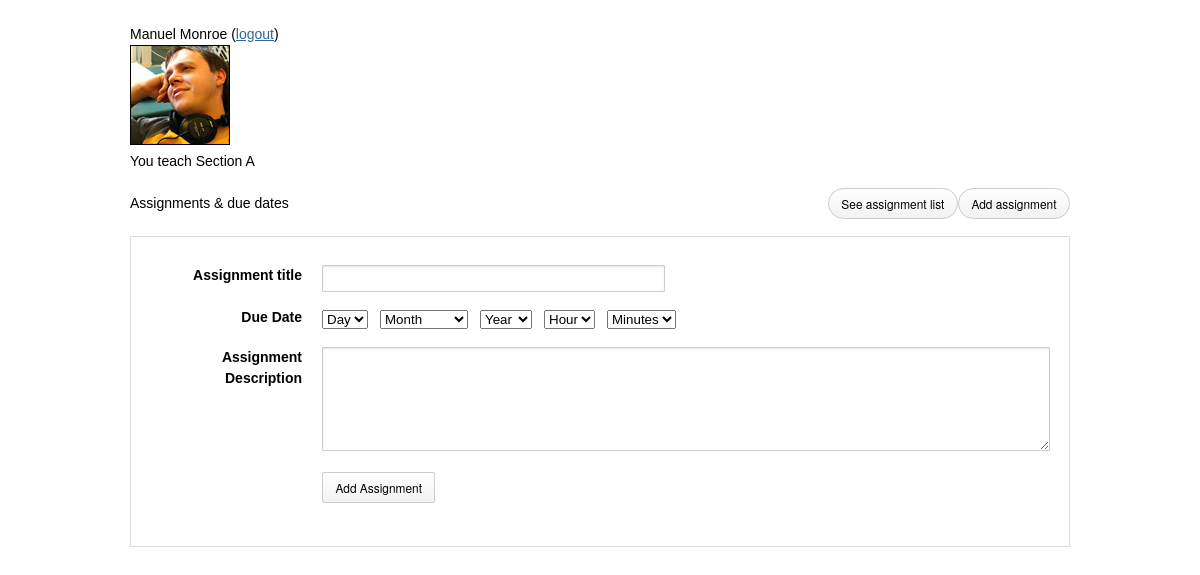
The app's page /add_assignment.php (signed in) with its own data.
### tables this page shows
CREATE TABLE IF NOT EXISTS tbl_professors (
  professor_id mediumint(3) unsigned NOT NULL AUTO_INCREMENT,
  professor_login varchar(20) NOT NULL,
  professor_password varchar(80) NOT NULL,
  professor_name varchar(40) NOT NULL,
  professor_lastname varchar(40) NOT NULL,
  professor_avatar varchar(90) NOT NULL,
  PRIMARY KEY (professor_id)
);

CREATE TABLE IF NOT EXISTS tbl_sections (
  section_id tinyint(2) unsigned NOT NULL AUTO_INCREMENT,
  section_title varchar(20) NOT NULL,
  PRIMARY KEY (section_id)
);

### includes/queries.php (called while the page is built, shortened)
<?php
$username = $_SESSION['name'];
$sql_professor = "SELECT * \n"
    . "FROM tbl_professors, tbl_l_profsec, tbl_sections, tbl_assignments, tbl_l_secassign \n"
    . "WHERE \n"
    . "tbl_l_secassign.section_id=tbl_sections.section_id AND\n"
    . "tbl_l_secassign.assignment_id=tbl_assignments.assignment_id AND\n"
    . "tbl_l_profsec.professor_id=tbl_professors.professor_id AND\n"
    . "tbl_l_profsec.section_id=tbl_sections.section_id AND\n"
    . "tbl_professors.professor_login=\"".$username."\"";
$result_professor=mysql_query($sql_professor);
?>

### add_assignment.php (the view, shortened to what this page needs)
<?php
include("includes/queries.php");
  ?>
<!DOCTYPE html>
<html>
<head>
	<link rel="stylesheet" type="text/css" href="lib/kube/css/kube.min.css" />
	<link rel="stylesheet" type="text/css" href="lib/kube/css/master.css" />
<meta charset="UTF-8"></head>
<body>
<?php
for ($i = 0; $professors[$i] = mysql_fetch_assoc($result_professor); $i++);
	array_pop($professors);
echo "<div id=\"page\">";
echo $professors[0]["professor_name"]." ".$professors[0]["professor_lastname"]." (<a href=\"logout.php\">logout</a>)<br>";
echo "<img src=\"".$professors[0]["professor_avatar"]."\" ><br>";
echo "You teach ".$professors[0]["section_title"]."<br><br>";
echo "<div class=\"row\">";
echo "<span class=\"fourth\">Assignments &amp; due dates</span>";
echo "<span class=\"fourth push-right\"><a href=\"add_assignment.php\" class=\"btn btn-round\">Add assignment</a>    </span>";
echo "<span class=\"fourth push-right\"><a href=\"index.php\" class=\"btn btn-round\">See assignment list</a></span>";
echo "</div>";
?>
<form method="post" action="_add_assignment.php" class="forms columnar">
    <fieldset>
        <ul>
            <li>
                <label for="assignment_title" class="bold">Assignment title</label>
                <input type="text" name="assignment_title" id="assignment_title" size="40" />
            </li>
            <li>
                <label for="assignment_duedate" class="bold">Due Date</label>
                <li>
		<ul class="multicolumn">
		        <li>
		            <select name="day" name="day" required><option>Day</option>
		            </select>
		        </li>
		        <li>
		            <select name="month" name="month" required><option>Month</option>
</select>
		        </li>
		        <li>
		            <select name="year" name="year" required>
		            	<option>Year</option>
		        </select>
		        </li>
		        <li><select name="hour" name="hour" required><option>Hour</option>
		            </select>
		</li>
		<li>
			<select name="min" name="min" required><option>Minutes</option>
		            </select>
		 </li>
            	</li>
            </ul>
            <li>
                <fieldset>
                    <section><label class="bold">Assignment Description</label></section>
                    <textarea id="assignment_description" name="assignment_description" class="width-100" style="height: 100px;"></textarea>
                </fieldset>
            </li>
            <li class="push">
            <input type="submit" name="send" class="btn" value="Add Assignment" />
            </li>
    </fieldset>
</form>
</div>

### records on screen
tbl_professors: professor_name "Manuel", professor_lastname "Monroe", professor_avatar (placeholder picture)
tbl_sections: section_title "Section A"
